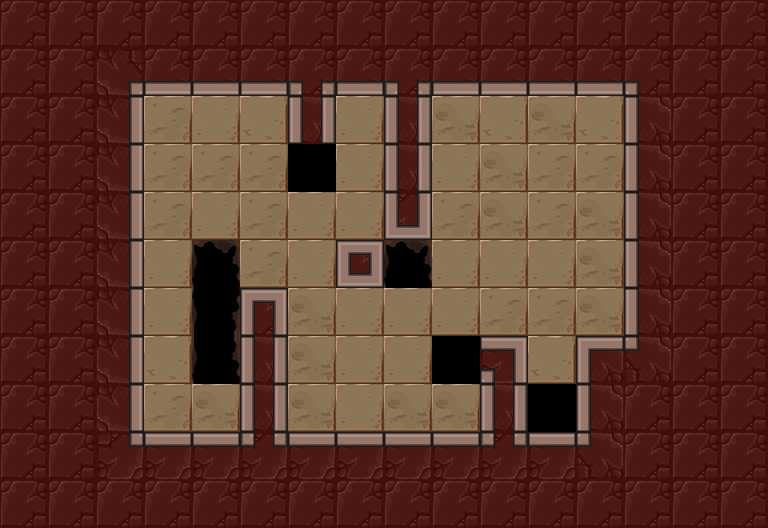

Tiled map render using the project's own tile images. Description and the map definition, with tile-layer contents summarised, below:
An orthogonal 16x11 tile map with 48x48 px tiles, 3 tile layers (Floor, Holes, Walls), 7 tilesets and 14 objects (4x mirror, lightSwitch, lightOrb, player_start, exit).

<map version="1.0" orientation="orthogonal" renderorder="right-down" width="16" height="11" tilewidth="48" tileheight="48" nextobjectid="159">
 <tileset firstgid="1" name="walls" tilewidth="48" tileheight="48" tilecount="42">
  <image source="../../images/kongregate_release/wall_sheet.png" width="336" height="288" />
 </tileset>
 <tileset firstgid="43" name="exit" tilewidth="48" tileheight="48" tilecount="12">
  <image source="../../images/kongregate_release/gate_sheet.png" width="192" height="144" />
 </tileset>
 <tileset firstgid="55" name="floors" tilewidth="48" tileheight="48" tilecount="4">
  <image source="../../images/kongregate_release/floor_sheet.png" width="192" height="48" />
 </tileset>
 <tileset firstgid="59" name="holes" tilewidth="48" tileheight="48" tilecount="24">
  <image source="../../images/kongregate_release/hole_sheet.png" width="288" height="192" />
 </tileset>
 <tileset firstgid="83" name="mirrors" tilewidth="48" tileheight="48" tilecount="4">
  <image source="../../images/kongregate_release/mirror_sheet.png" width="96" height="96" />
 </tileset>
 <tileset firstgid="87" name="orb_sheet" tilewidth="48" tileheight="48" tilecount="9">
  <image source="../../images/kongregate_release/orb_sheet.png" width="144" height="144" />
 </tileset>
 <tileset firstgid="96" name="glass_wall_sheet" tilewidth="48" tileheight="48" tilecount="42">
  <image source="../../images/kongregate_release/glass_wall_sheet.png" width="336" height="288" />
 </tileset>
 <layer name="Floor" width="16" height="11">
  <properties>
   <property name="tileset" value="floors" />
  </properties>
  <data>[176 cells, 51 non-empty, 4 distinct tile ids]</data>
 </layer>
 <layer name="Holes" width="16" height="11">
  <properties>
   <property name="tileset" value="holes" />
  </properties>
  <data>[176 cells, 4 non-empty, 3 distinct tile ids]</data>
 </layer>
 <layer name="Walls" width="16" height="11">
  <properties>
   <property name="tileset" value="walls" />
  </properties>
  <data>[176 cells, 118 non-empty, 17 distinct tile ids]</data>
 </layer>
 <objectgroup name="Objects" />
 <objectgroup name="glasswall">
  <object id="145" gid="96" x="480" y="192" width="48" height="48" />
  <object id="146" gid="96" x="528" y="192" width="48" height="48" />
  <object id="147" gid="96" x="480" y="240" width="48" height="48" />
  <object id="148" gid="96" x="528" y="240" width="48" height="48" />
  <object id="149" gid="96" x="432" y="384" width="48" height="48" />
  <object id="150" gid="96" x="288" y="192" width="48" height="48" />
 </objectgroup>
 <objectgroup name="Mirrors">
  <object id="151" type="mirror" gid="1073741908" x="240" y="192" width="48" height="48">
   <properties>
    <property name="sides" value="1" />
   </properties>
  </object>
  <object id="152" type="mirror" gid="84" x="144" y="192" width="48" height="48">
   <properties>
    <property name="sides" value="1" />
   </properties>
  </object>
  <object id="153" type="mirror" gid="1073741908" x="432" y="240" width="48" height="48">
   <properties>
    <property name="sides" value="1" />
   </properties>
  </object>
  <object id="154" type="mirror" gid="1073741908" x="288" y="432" width="48" height="48">
   <properties>
    <property name="sides" value="1" />
   </properties>
  </object>
 </objectgroup>
 <objectgroup name="Light">
  <object id="155" type="lightSwitch" gid="87" x="144" y="144" width="48" height="48" />
  <object id="156" type="lightOrb" gid="90" x="432" y="432" width="48" height="48">
   <properties>
    <property name="direction" value="256" />
   </properties>
  </object>
 </objectgroup>
 <objectgroup color="#141ba4" name="player_start">
  <object id="157" type="player_start" x="576" y="96" width="48" height="48">
   <properties>
    <property name="direction_facing" value="16" />
    <property name="initial_zoom" value="0.7" />
   </properties>
  </object>
 </objectgroup>
 <objectgroup color="#71a400" name="Exit">
  <object id="158" type="exit" gid="43" x="528" y="432" width="48" height="48" />
 </objectgroup>
</map>
